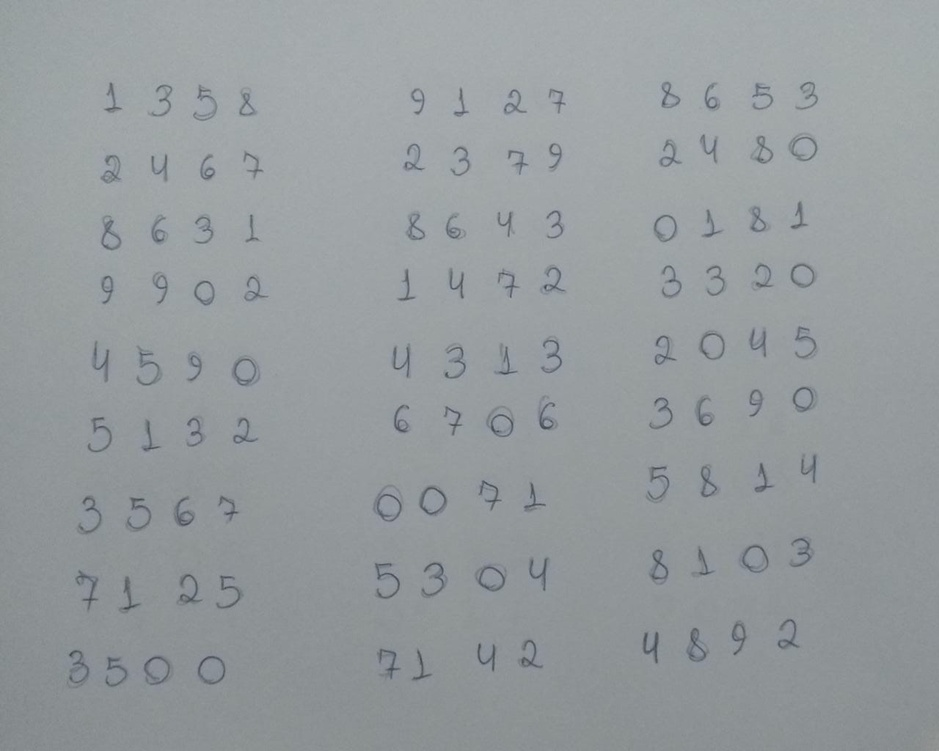
#> input picture TrabalhoVisaoComp/dataset/WhatsApp Image 2020-06-19 at 18.53.31.jpeg, 939 x 751 px, shrunk from 1280 x 1024 before the run; its folder holds only this picture in this run
$ python segmentation.py   (older library calls are emulated)
#> lines starting #> are read from the running program, lines starting #| are printed output that depends on the picture; after the words box and inside, x2 and y2 are one past the last pixel; in counts of white or black regions, pixels touching at a corner belong together
import cv2
import numpy as np
import os


def vetImages(path):
#> called with path = 'dataset/'
    namesImgs = os.listdir(path)
    vetImgs = []
    for a in namesImgs:
        vetImgs.append(cv2.imread(path+a,cv2.IMREAD_GRAYSCALE))
    return vetImgs

def showImages(vetImgs, vet):
    for a in range(0,len(vetImgs)):
        contours, hierarchy = cv2.findContours(vetImgs[a], cv2.RETR_CCOMP, cv2.CHAIN_APPROX_NONE, offset = (50, 50))
        cv2.drawContours(vetImgs[a], contours, -1, (0,255,0), 3)
        cv2.imshow('teste'+str(a), vetImgs[a])

def binarizeImgs(vetImgs):
    imgsBinarizada = []
    for a in vetImgs:
        imgsBinarizada.append(cv2.adaptiveThreshold( a, 255, cv2.ADAPTIVE_THRESH_GAUSSIAN_C, cv2.THRESH_BINARY_INV, 11, 5))
    return imgsBinarizada

def filterImages(vetImgs, value):
    imgsFilter = []
    for a in vetImgs:
        imgsFilter.append(cv2.bilateralFilter(a, value,75,75))
    return imgsFilter

def filterImages1(vetImgs, value):
    imgsFilter = []
    for a in vetImgs:
        imgsFilter.append(cv2.medianBlur(a, value))
    return imgsFilter

def realceContorno(vetImgs):
    imgsRealces = []
    for a in vetImgs:
        imgLaplace = cv2.Laplacian(a, cv2.CV_8U)
        imgsRealces.append(cv2.subtract(a, imgLaplace))
    return imgsRealces

def morphoImgs(vetImgs):
    imgsProcessadas = []
    elementoEstruturante = cv2.getStructuringElement(cv2.MORPH_OPEN, (3,3))
    for a in vetImgs:
        imgsProcessadas.append(cv2.morphologyEx( a,cv2.MORPH_CLOSE ,elementoEstruturante))
    return imgsProcessadas

def cannyImgs(vetImgs):
    imgsCanny = []
    for a in vetImgs:
        imgsCanny.append(cv2.Canny(a, 100, 200))
    return imgsCanny


if __name__ == '__main__':
    vet = vetImages('dataset/')
#> vet = 1 item
    vetFilter = filterImages(vet, 5)
#> the loop in filterImages, `for a in vetImgs:` made 1 pass
#> vetFilter = 1 item
    vetBinarize = binarizeImgs(vetFilter)
#> the loop in binarizeImgs, `for a in vetImgs:` made 1 pass
#> vetBinarize = 1 item
    vetMorpho = morphoImgs(vetBinarize)
#> in morphoImgs, `elementoEstruturante = cv2.getStructuringElement(cv2.MORPH_OPEN, (3,3))`: elementoEstruturante = [[0, 1, 0], [1, 1, 1], [0, 1, 0]]
#> the loop in morphoImgs, `for a in vetImgs:` made 1 pass
#> after the loop in morphoImgs, `for a in vetImgs:`: imgsProcessadas = 1 item
#> vetMorpho = 1 item

    showImages(vetMorpho, vet)
#> the loop in showImages, `for a in range(0,len(vetImgs)):` made 1 pass
#> pass 1, in showImages, `cv2.imshow('teste'+str(a), vetImgs[a])`:
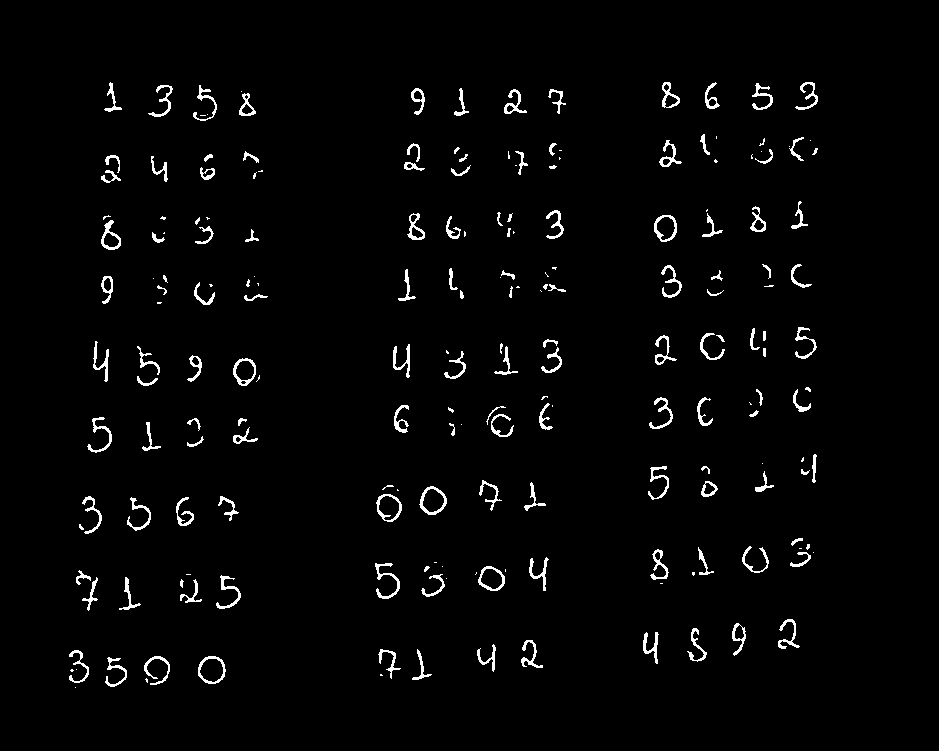
#> window 'teste0': shape (751, 939); 2.3% white in thin lines or dots, all inside (x1, y1, x2, y2) = (69, 82, 818, 688)


    cv2.waitKey(0)
    cv2.destroyAllWindows()

$ run again, on TrabalhoVisaoComp/dataset/teste2.jpeg
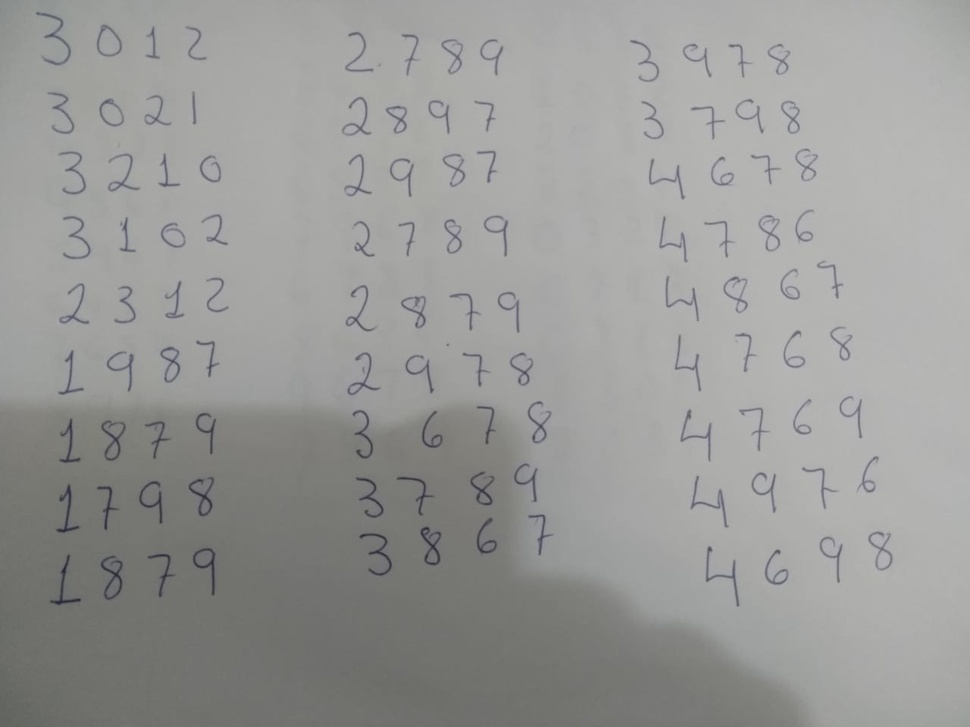
#> input picture TrabalhoVisaoComp/dataset/teste2.jpeg, 970 x 727 px, shrunk from 1280 x 960 before the run
#> vet = 1 item
#> the loop in filterImages, `for a in vetImgs:` made 1 pass
#> the loop in binarizeImgs, `for a in vetImgs:` made 1 pass
#> elementoEstruturante = [[0, 1, 0], [1, 1, 1], [0, 1, 0]]
#> the loop in morphoImgs, `for a in vetImgs:` made 1 pass
#> after the loop in morphoImgs, `for a in vetImgs:`: imgsProcessadas = 1 item
#> the loop in showImages, `for a in range(0,len(vetImgs)):` made 1 pass
#> pass 1, in showImages, `cv2.imshow('teste'+str(a), vetImgs[a])`:
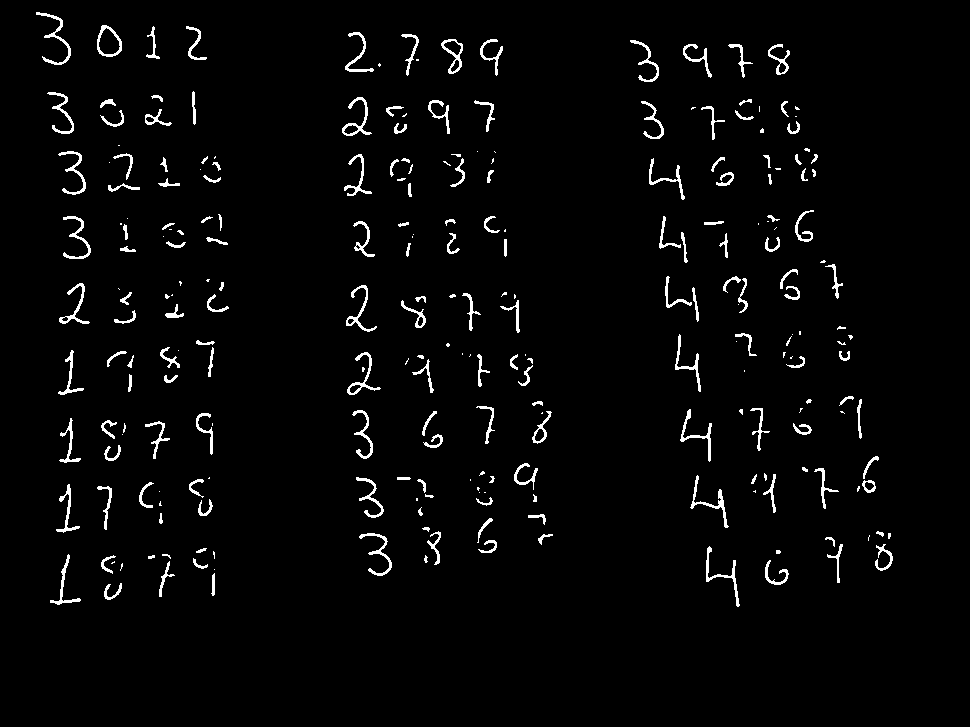
#> window 'teste0': shape (727, 970); 2.8% white in thin lines or dots, all inside (x1, y1, x2, y2) = (36, 12, 893, 607)

$ run again, on TrabalhoVisaoComp/dataset/teste3.jpeg
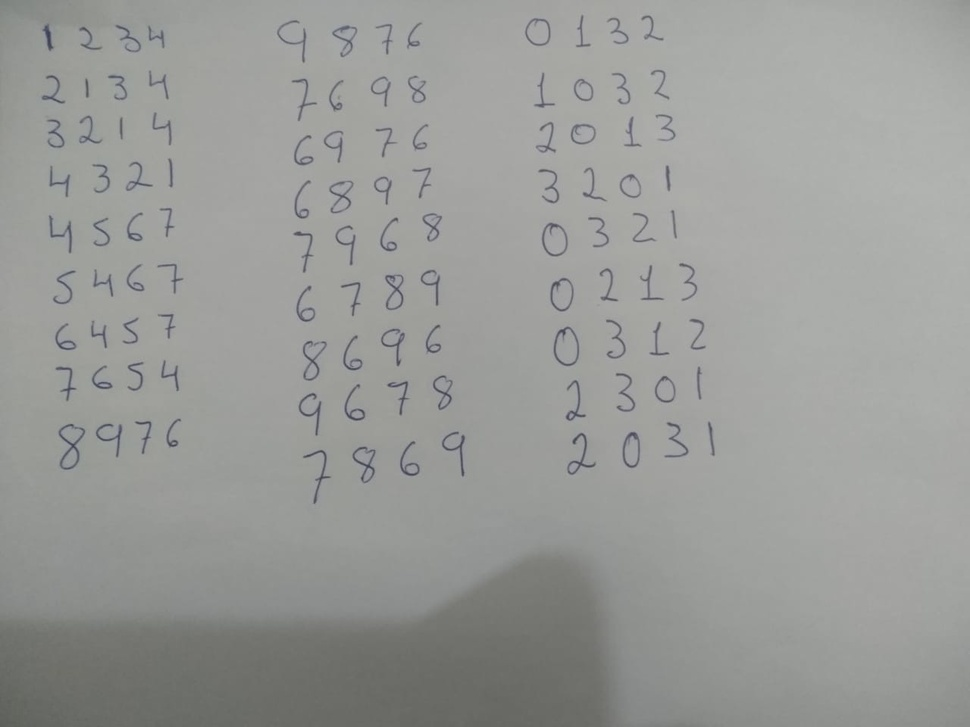
#> input picture TrabalhoVisaoComp/dataset/teste3.jpeg, 970 x 727 px, shrunk from 1280 x 960 before the run
#> vet = 1 item
#> the loop in filterImages, `for a in vetImgs:` made 1 pass
#> the loop in binarizeImgs, `for a in vetImgs:` made 1 pass
#> elementoEstruturante = [[0, 1, 0], [1, 1, 1], [0, 1, 0]]
#> the loop in morphoImgs, `for a in vetImgs:` made 1 pass
#> after the loop in morphoImgs, `for a in vetImgs:`: imgsProcessadas = 1 item
#> the loop in showImages, `for a in range(0,len(vetImgs)):` made 1 pass
#> pass 1, in showImages, `cv2.imshow('teste'+str(a), vetImgs[a])`:
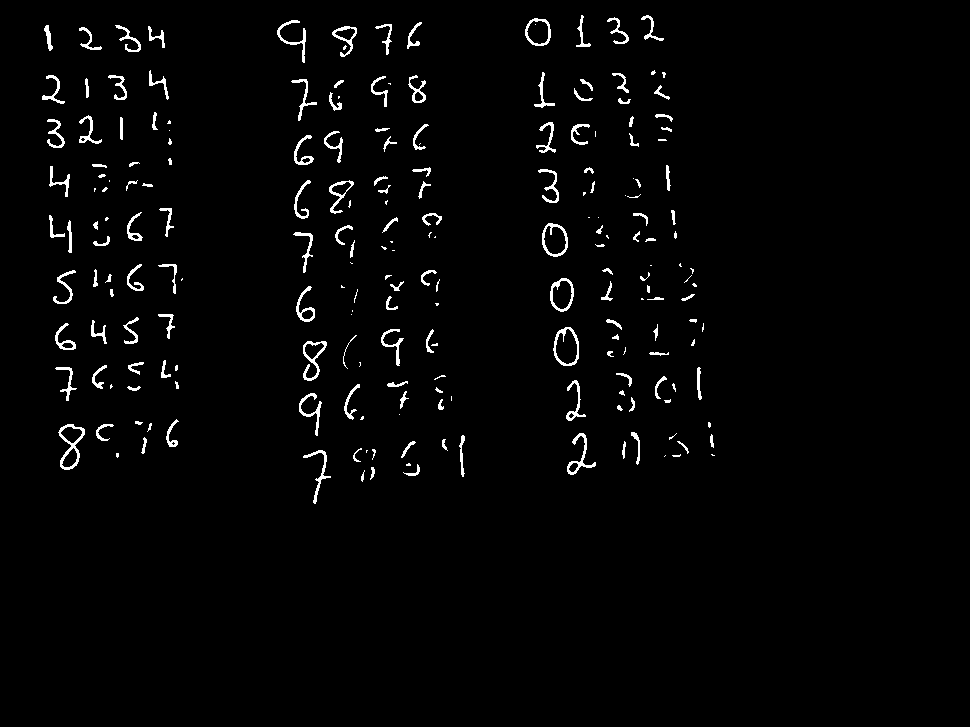
#> window 'teste0': shape (727, 970); 2.1% white in thin lines or dots, all inside (x1, y1, x2, y2) = (42, 15, 715, 504)

$ run again, on TrabalhoVisaoComp/dataset/teste4.jpeg
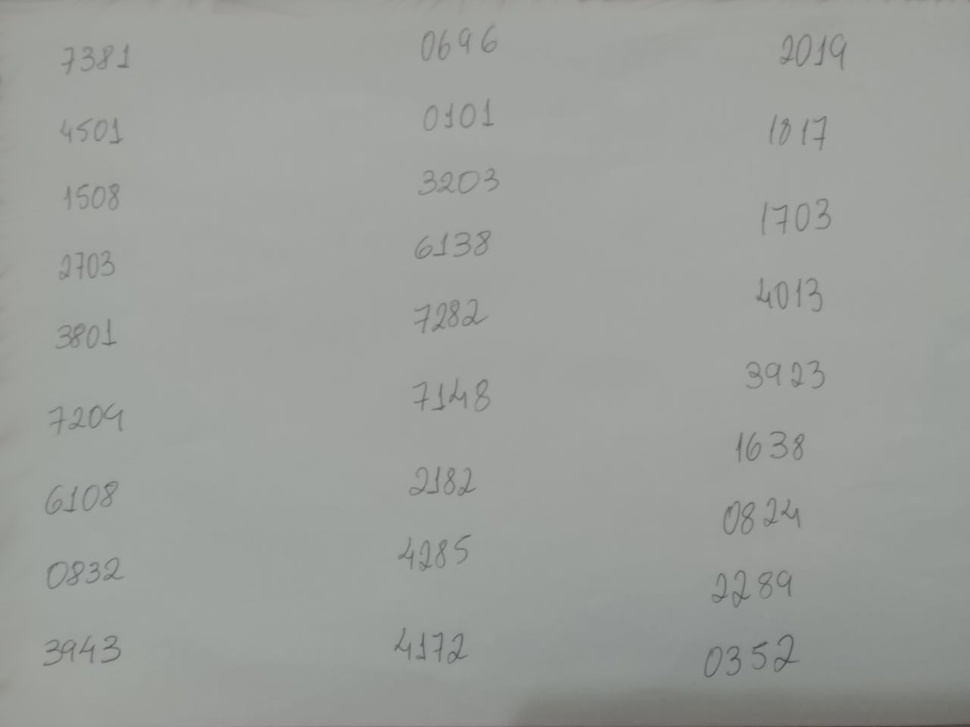
#> input picture TrabalhoVisaoComp/dataset/teste4.jpeg, 970 x 727 px, shrunk from 1280 x 960 before the run
#> vet = 1 item
#> the loop in filterImages, `for a in vetImgs:` made 1 pass
#> the loop in binarizeImgs, `for a in vetImgs:` made 1 pass
#> elementoEstruturante = [[0, 1, 0], [1, 1, 1], [0, 1, 0]]
#> the loop in morphoImgs, `for a in vetImgs:` made 1 pass
#> after the loop in morphoImgs, `for a in vetImgs:`: imgsProcessadas = 1 item
#> the loop in showImages, `for a in range(0,len(vetImgs)):` made 1 pass
#> pass 1, in showImages, `cv2.imshow('teste'+str(a), vetImgs[a])`:
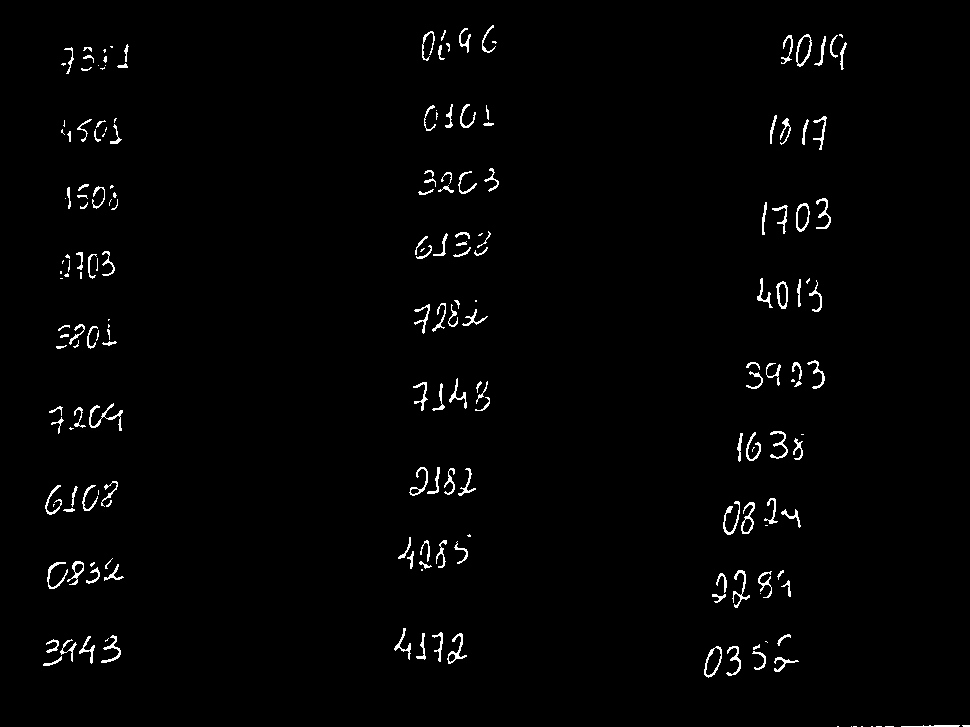
#> window 'teste0': shape (727, 970); 1.6% white in thin lines or dots

$ run again, on TrabalhoVisaoComp/dataset/WhatsApp Image 2020-06-19 at 18.53.51.jpeg
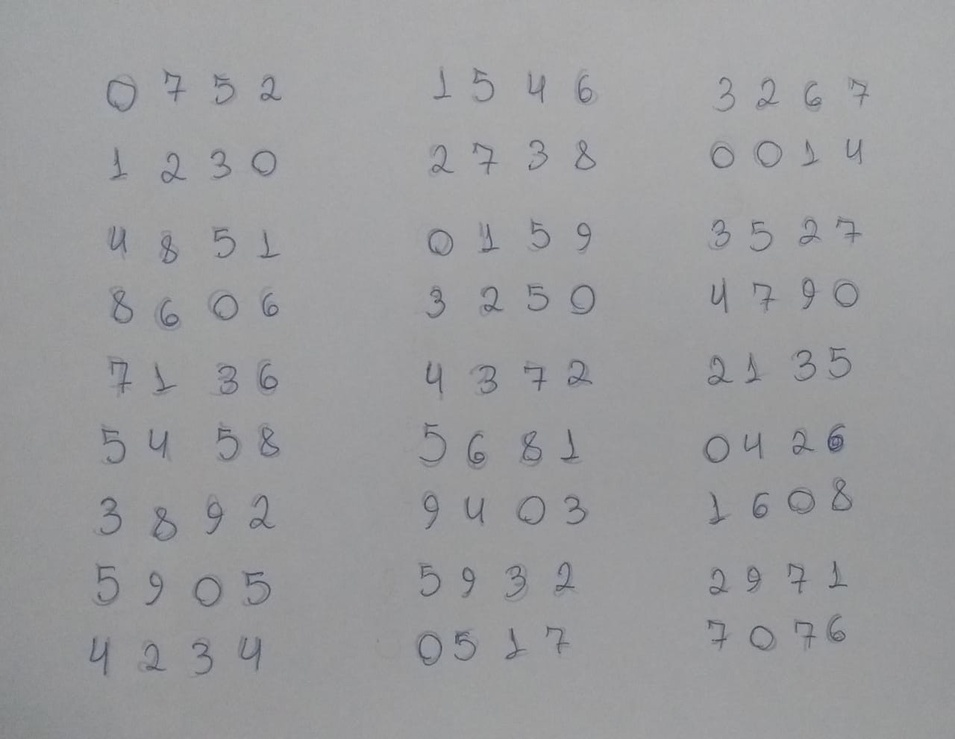
#> input picture TrabalhoVisaoComp/dataset/WhatsApp Image 2020-06-19 at 18.53.51.jpeg, 955 x 739 px, shrunk from 1280 x 991 before the run
#> vet = 1 item
#> the loop in filterImages, `for a in vetImgs:` made 1 pass
#> the loop in binarizeImgs, `for a in vetImgs:` made 1 pass
#> elementoEstruturante = [[0, 1, 0], [1, 1, 1], [0, 1, 0]]
#> the loop in morphoImgs, `for a in vetImgs:` made 1 pass
#> after the loop in morphoImgs, `for a in vetImgs:`: imgsProcessadas = 1 item
#> the loop in showImages, `for a in range(0,len(vetImgs)):` made 1 pass
#> pass 1, in showImages, `cv2.imshow('teste'+str(a), vetImgs[a])`:
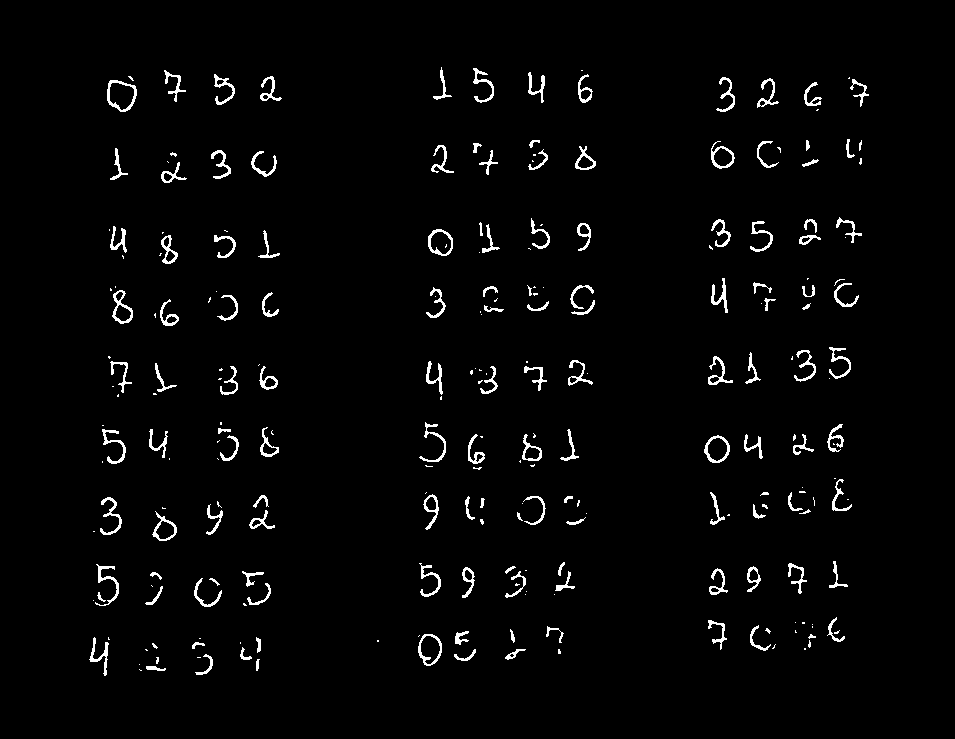
#> window 'teste0': shape (739, 955); 2.5% white in thin lines or dots, all inside (x1, y1, x2, y2) = (89, 67, 869, 676)
